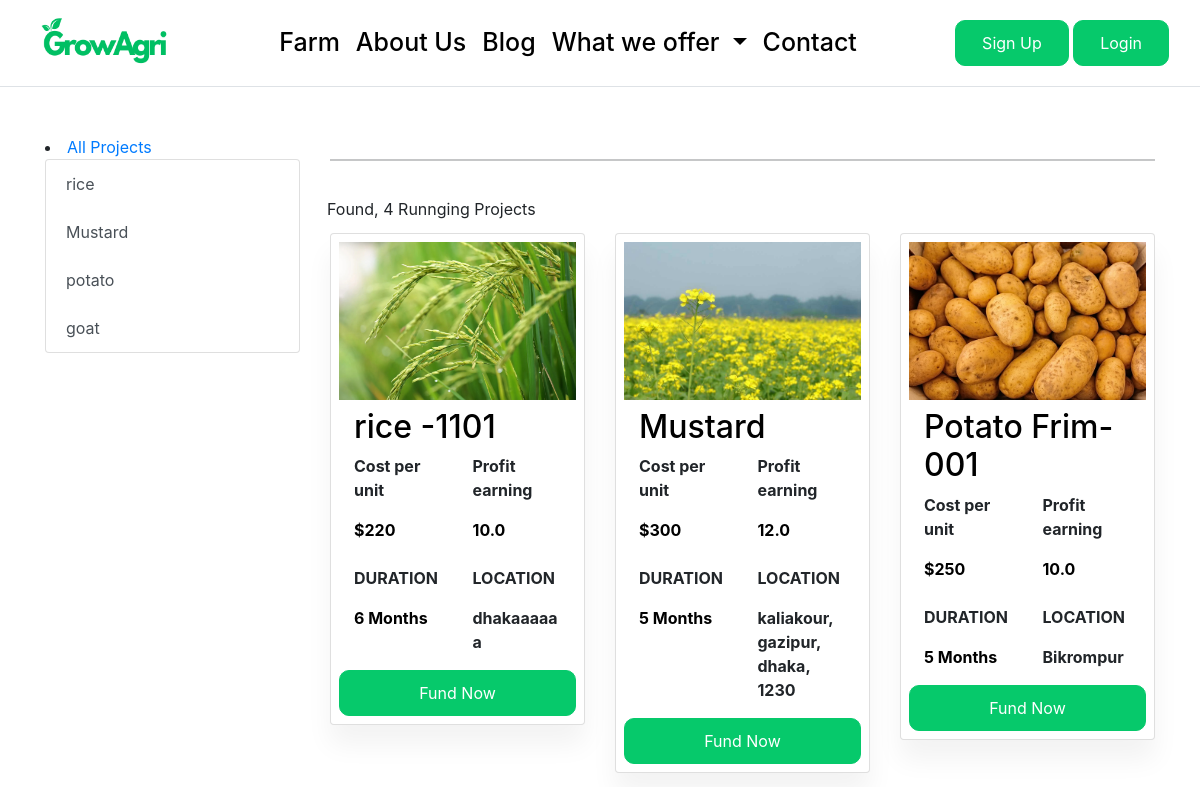
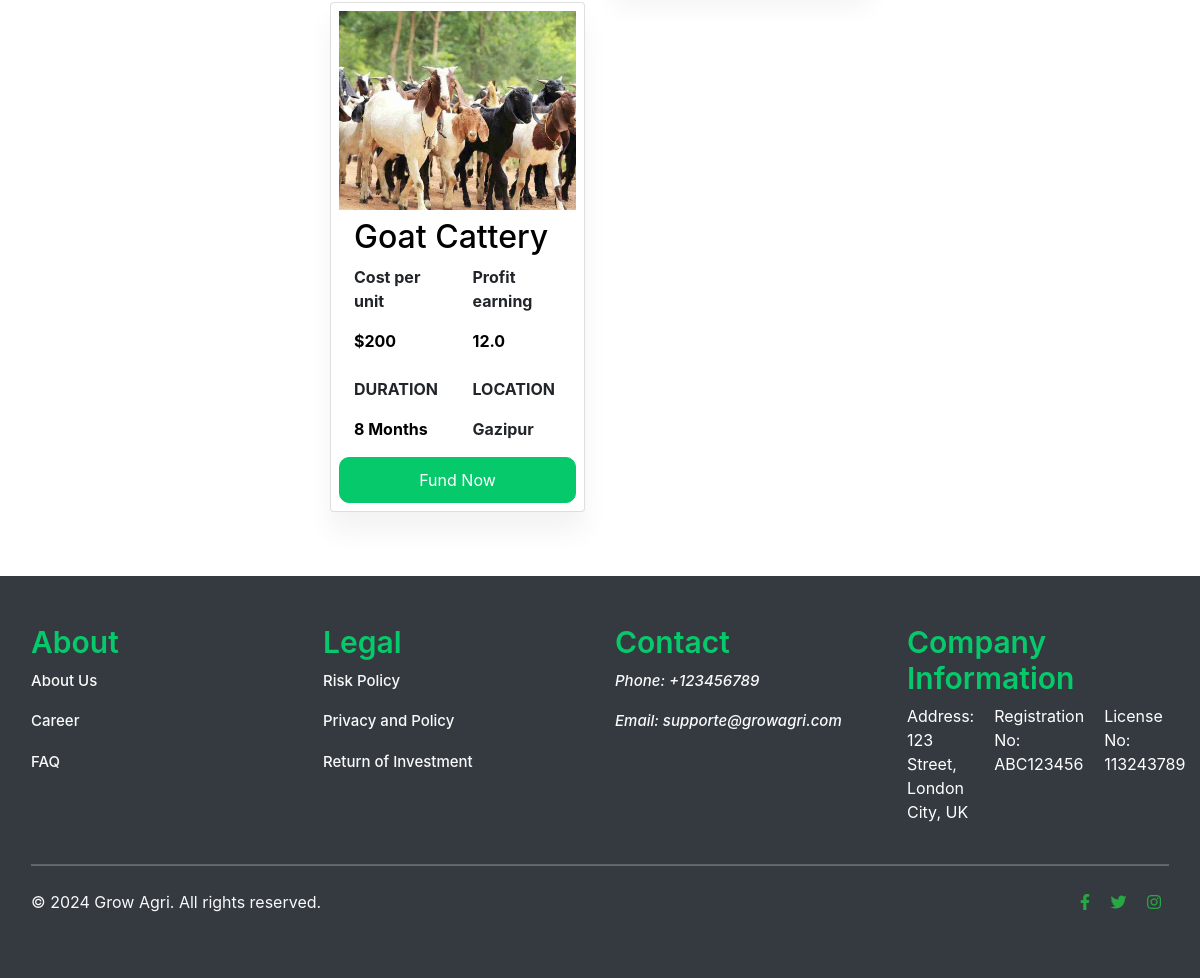
Page /farm/ on the earlier database version (2 pictures, top to bottom).
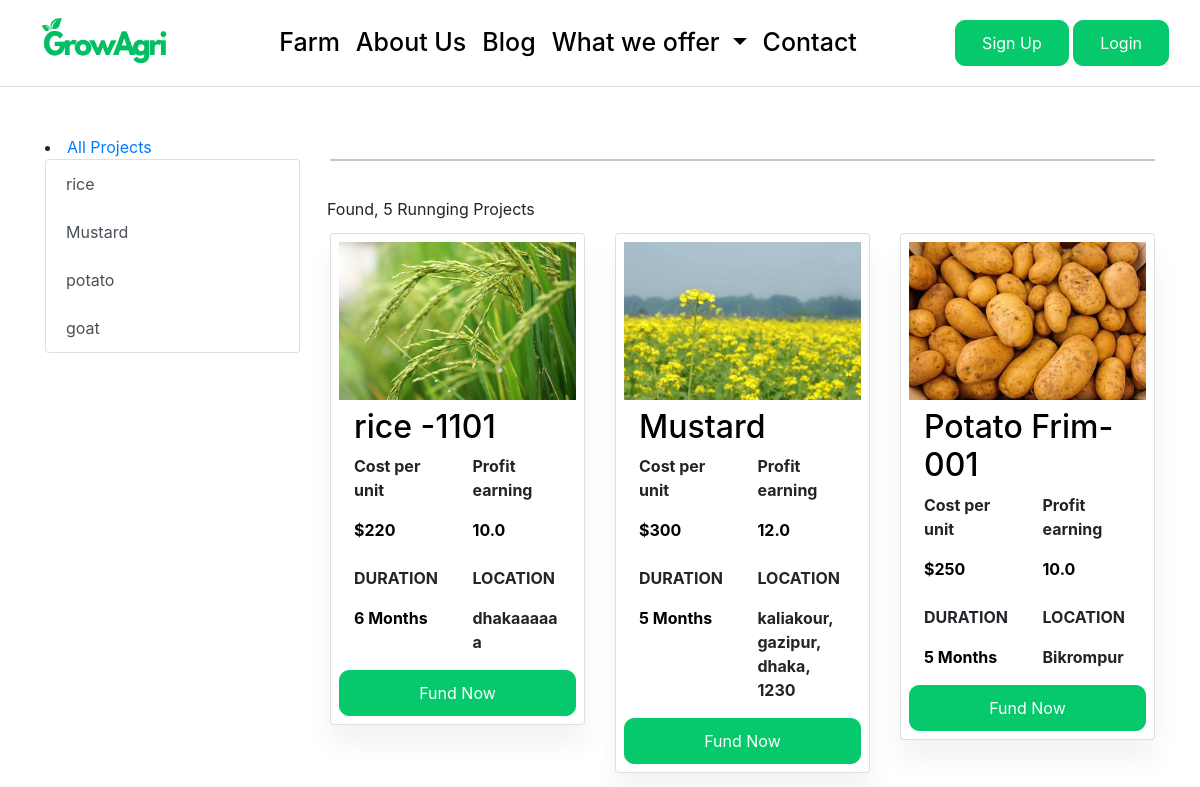
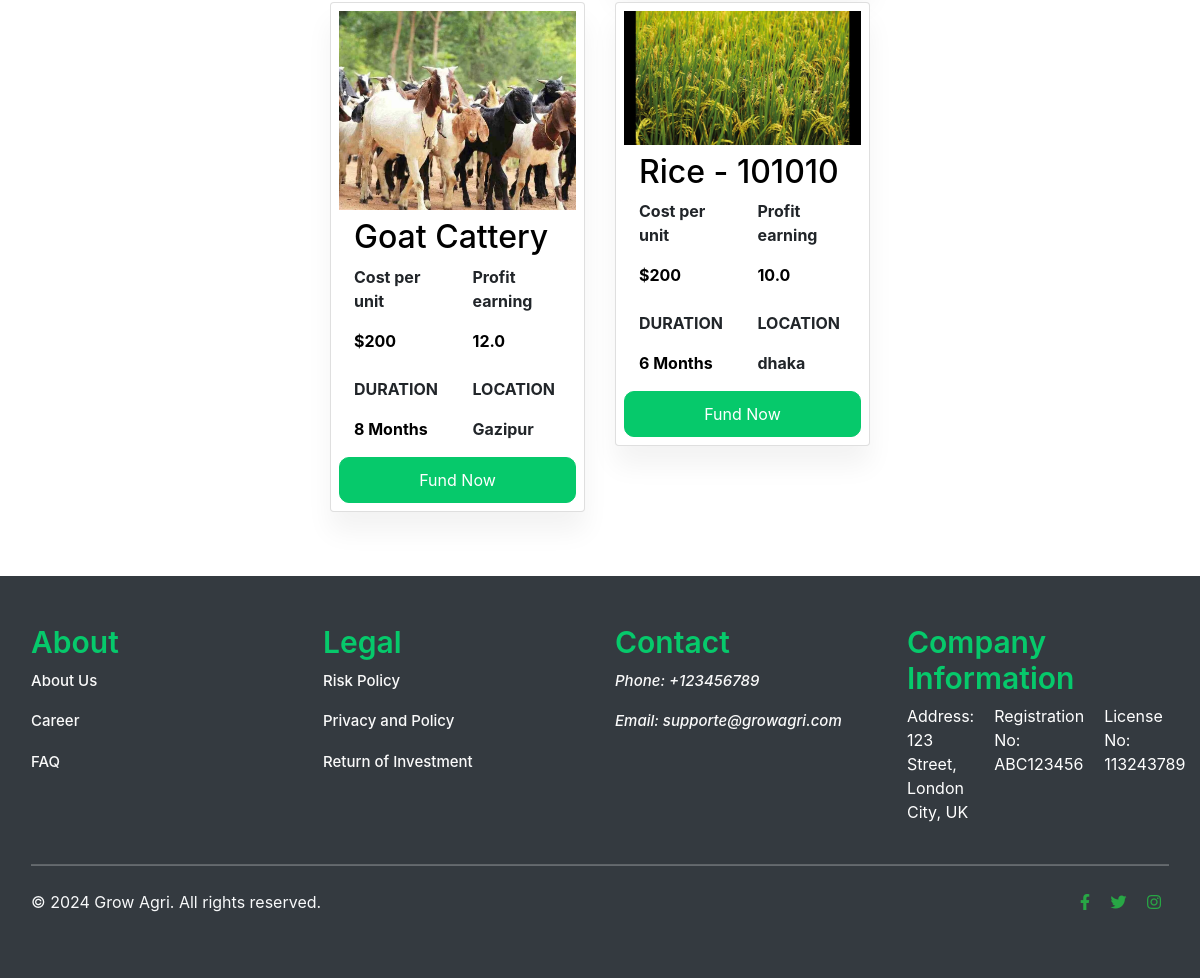
Same page on the later database version (2 pictures, top to bottom).
### projects/models.py (models this page shows, shortened)
class CropType(models.Model):
    croptype_name = models.CharField(max_length=50, unique=True)  #category_name
    slug = models.SlugField(max_length=100, unique=True, blank=True)
    description = models.TextField(max_length=255, blank=True)
    crop_image = models.ImageField(upload_to='croptype_images/', blank=True)
    class Meta:
        verbose_name = 'croptype'
        verbose_name_plural = 'croptypes'
    def get_url(self):
        return reverse('farms_by_croptype', args=[self.slug])

### farm/models.py (models this page shows, shortened)
class Farm(models.Model):
    farm_name = models.CharField(max_length=200, unique=True)
    slug = models.SlugField(max_length=200, unique=True, blank=True)
    description = models.TextField(max_length=500, blank=True)
    price = models.IntegerField()
    images = models.ImageField(upload_to='photos/farm')
    stock = models.IntegerField()
    is_available = models.BooleanField(default=True)
    category = models.ForeignKey(CropType, on_delete=models.CASCADE)
    created_date = models.DateTimeField(auto_now_add=True)
    modified_date = models.DateTimeField(auto_now=True)
    campaign_status = models.CharField(max_length=20, choices=[('draft', 'Draft'), ('active', 'Active'), ('completed', 'Completed')], default='draft')
    location = models.CharField(max_length=200, default='')  # Location of the farm
    duration = models.IntegerField(default=None, null=True, blank=True)
    custom_percentage = models.FloatField(validators=[MinValueValidator(0)], null=True, blank=True)

### farm/views.py (the view)
# urls.py: path('farm/', include('farm.urls')),
def farm(request, crop_slug=None):
    croptype = None
    farms = None
    if crop_slug:
        croptype = get_object_or_404(CropType, slug=crop_slug)
        farms = Farm.objects.filter(category=croptype, is_available=True)  # Filter by category field
        farms_count = farms.count()
    else:
        farms = Farm.objects.filter(is_available=True)
        farms_count = farms.count()
    context = {
        'croptype': croptype,
        'farms': farms,
        'farms_count': farms_count,
    }
    return render(request, 'farm/farm.html', context)

### carts/context_processors.py (called while the page is built)
def counter(request):
    cart_count = 0
    if 'admin' in request.path:
        return {}
    else:
        try:
            cart = Cart.objects.filter(cart_id=_cart_id(request))
            if request.user.is_authenticated:
                cart_items = CartItem.objects.all().filter(user=request.user)
            else:
                cart_items = CartItem.objects.filter(cart=cart[:1])
            for cart_item in cart_items:
                cart_count += cart_item.quantity
        except Cart.DoesNotExist:
            cart_count = 0
    return {'cart_count': cart_count}

### carts/views.py (called while the page is built)
def _cart_id(request):
    cart = request.session.session_key
    if not cart:
        cart = request.session.create()
    return cart

### projects/context_processors.py (called while the page is built)
def menu_links(request):
    links = CropType.objects.all()
    return dict(links=links)

### templates/farm/farm.html (shortened to what this page needs)
{% extends "base.html" %}
{% load static %}
{% block content %}
<div class="helping_farmer_container my-5">
    <div class="container">
        <div class="row">
            <div class="col-md-3">
                <li> <a href="{% url 'farm' %}" > All Projects </a></li>
                <div class="list-group">
                    {% for crop_type in links %}
                        <a href="{{ crop_type.get_url }}" class="list-group-item list-group-item-action">{{ crop_type.croptype_name }}</a>
                    {% endfor %}
                </div>
            </div>
            <div class="col-md-9">
                <hr class="my-4">
                <div class="row">
                    <div class="form-inline">
                        <span class="mr-md-auto"> Found,  {{ farms_count }} Runnging Projects </span>
                        <br> </br>
                    </div>
                    {% for farm in farms %}
                    <div class="col-md-4 col-sm-12 mb-3">
                        <div class="card p-2">
                            <div class="d-flex justify-content-center">
                                <img src="{{ farm.images.url }}" class="img-fluid" style="max-height: 200px; width: auto;" alt="">
                            </div>
                            <div class="container my-2">
                                <h2 class="text_color">{{ farm.farm_name }}</h2>
                                <div class="row">
                                    <div class="col-md-6 col-sm-12">
                                        <p class="fw-bold">Cost per unit</p>
                                        <p class="fw-bold text_color">${{ farm.price }} </p>
                                    </div>
                                    <div class="col-md-6 col-sm-12">
                                        <p class="fw-bold">Profit earning</p>
                                        <p class="fw-bold text_color">{{ farm.custom_percentage }} </p>
                                    </div>
                                </div>
                            </div>
                            <div class="container">
                                <div class="row">
                                    <div class="col-md-6 col-sm-12">
                                        <p class="fw-bold">DURATION</p>
                                        <p class="fw-bold text_color"> {{ farm.duration }} Months</p>
                                    </div>
                                    <div class="col-md-6 col-sm-12">
                                        <p class="fw-bold">LOCATION</p>
                                        <p class="fw-bold">{{ farm.location }}</p>
                                    </div>
                                </div>
                            </div>
                            <a href="{% url 'farm_detail' crop_slug=farm.category.slug farm_slug=farm.slug %}" class="btn btn-primary custom_button">Fund Now</a>
                        </div>
                    </div>
                    {% endfor %}
                </div>
            </div>
        </div>
    </div>
</div>
{% endblock content %}

Differences in the rows shown:
added Farm: images (placeholder picture), farm_name "Rice - 101010", price "200", custom_percentage "10.0", duration "6", location "dhaka"
Other differences:
{{ farms_count }}: "4" → "5"
